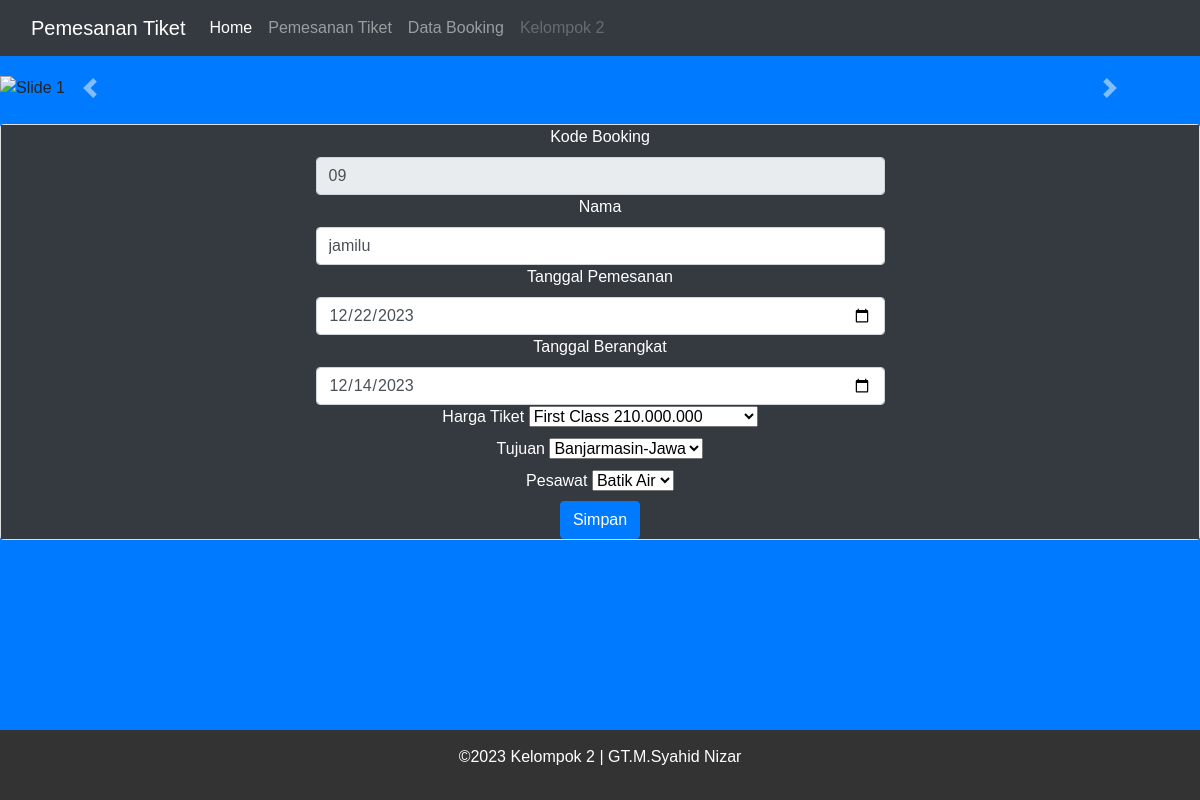
/ubah.php?kode_booking=09, run on the app's committed database.
### tables this page shows
CREATE TABLE `tb_pes` (
  `kode_booking` varchar(30) NOT NULL,
  `nama` varchar(30) NOT NULL,
  `tgl_p` date NOT NULL,
  `tgl_b` date NOT NULL,
  `kd_type` varchar(30) NOT NULL,
  `kd_tujuan` varchar(30) NOT NULL,
  `kd_pesawat` varchar(21) NOT NULL
);

### ubah.php (the view, shortened to what this page needs)
<!DOCTYPE html>
<html lang="en">
<head>
    <?php
    include 'templates/navbar.php';
    ?>
    <link rel="stylesheet" href="https://stackpath.bootstrapcdn.com/bootstrap/4.5.2/css/bootstrap.min.css">
</head>
<body class="bg-primary">
    <div id="myCarousel" class="carousel slide" data-ride="carousel">
        <div class="carousel-inner">
            <div class="carousel-item active">
                <img src="https://1.bp.blogspot.com/-MvC0DfV-VFE/WrndlXJKsQI/AAAAAAAAFT8/texP1ODW0NcVqs_yemLzupfSKQGfcmoEwCEwYBhgL/w1200-h630-p-k-no-nu/pesawat.JPG"
                    class="d-block w-40" alt="Slide 1">
            </div>
        </div>
        <a class="carousel-control-prev" href="#myCarousel" role="button" data-slide="prev">
            <span class="carousel-control-prev-icon" aria-hidden="true"></span>
        </a>
        <a class="carousel-control-next" href="#myCarousel" role="button" data-slide="next">
            <span class="carousel-control-next-icon" aria-hidden="true"></span>
        </a>
    </div>
    <br>
    <?php
    include "koneksi.php";
    $pes = $_GET['kode_booking'];
    $pes1 = "select * from tb_pes
        INNER JOIN tb_tujuan ON tb_pes.kd_tujuan = tb_tujuan.kd_tujuan
        INNER JOIN tb_type ON tb_pes.kd_type = tb_type.kd_type
        INNER JOIN tb_pesawat ON tb_pes.kd_pesawat = tb_pesawat.kd_pesawat
        and kode_booking = '$pes'";
    $sql = mysqli_query($koneksi, $pes1);
    while ($data = mysqli_fetch_array($sql)) {
        ?>
        <form class="card" action="prosesubah.php" method="post">
            <div class="bg-dark text-white" class="card-body">
                <center>
                    <div class="col-md-6">
                        <label for="inputEmail4" class="form-label">Kode Booking</label>
                        <input name="a" type="number" class="form-control" value="<?php echo $data['kode_booking'] ?>"
                            readonly>
                    </div>
                    <div class="col-md-6">
                        <label for="inputPassword4" class="form-label">Nama</label>
                        <input name="b" type="text" class="form-control" value="<?php echo $data['nama'] ?>">
                    </div>
                    <div class="col-md-6">
                        <label for="inputAddress" class="form-label">Tanggal Pemesanan</label>
                        <input name="c" type="date" class="form-control" value="<?php echo $data['tgl_p'] ?>">
                    </div>
                    <div class="col-md-6">
                        <label for="inputAddress2" class="form-label">Tanggal Berangkat</label>
                        <input name="d" type="date" class="form-control" value="<?php echo $data['tgl_b'] ?>">
                    </div>
                    <div class="col-md-6">
                        <label for="inputCity" class="form-label">Harga Tiket</label>
                        <select name="e">
                            <?php
                            $type = "select * from tb_type";
                            $query = mysqli_query($koneksi, $type);
                            while ($data_type = mysqli_fetch_array($query)) {
                                if ($data['kd_type'] == $data_type['kd_type']) {
                                    $select = "selected";
                                } else {
                                    $select = "";
                                }
                                echo "<option value=" . $data_type['kd_type'] . " $select>"
                                    . $data_type['type'] . "  " . $data_type['harga'] . "</option>";
                            }
                            ?>
                        </select>
                    </div>
                    <div>
                        <label for="inputCity" class="form-label">Tujuan</label>
                        <select name="f">
                            <?php
                            $tujuan = "select * from tb_tujuan";
                            $query = mysqli_query($koneksi, $tujuan);
                            while ($data_tujuan = mysqli_fetch_array($query)) {
                                if ($data['kd_tujuan'] == $data_tujuan['kd_tujuan']) {
                                    $select = "selected";
                                } else {
                                    $select = "";
                                }
                                echo "<option value=" . $data_tujuan['kd_tujuan'] . " $select>"
                                    . $data_tujuan['tujuan'] . "</option>";
                            }
                            ?>
                        </select>
                    </div>
                    <div>
                        <label for="inputCity" class="form-label">Pesawat</label>
                        <select name="g">
                            <?php
                            $pesawat = "select * from tb_pesawat";
                            $query = mysqli_query($koneksi, $pesawat);
                            while ($data_pesawat = mysqli_fetch_array($query)) {
                                if ($data['kd_pesawat'] == $data_pesawat['kd_pesawat']) {
                                    $select = "selected";
                                } else {
                                    $select = "";
                                }
                                echo "<option value=" . $data_pesawat['kd_pesawat'] . " $select>"
                                    . $data_pesawat['pesawat'] . "</option>";
                            }
                            ?>
                        </select>
                    </div>
                    <div class="col-12">
                        <button type="submit" class="btn btn-primary">Simpan</button>
                    </div>
            </div>
        </form>
    <?php } ?>
</body>
<?php
include 'templates/footer.php'
    ?>
</html>

### ubah.php (style rules this page uses)
#myCarousel { margin-top: 20px; }
.carousel-item img { max-height: 350px; margin: 0 auto; }
.card { margin-bottom: 69px; }

### templates/footer.php (style rules this page uses)
body { margin: 0; padding: 0; font-family: Arial, sans-serif; }

### data on the page
tb_pes: a "09", b "jamilu", c "12/22/2023", d "12/14/2023"

### other printed values
form field e "First Class 210.000.000"
form field f "Banjarmasin-Jawa"
form field g "Batik Air"
